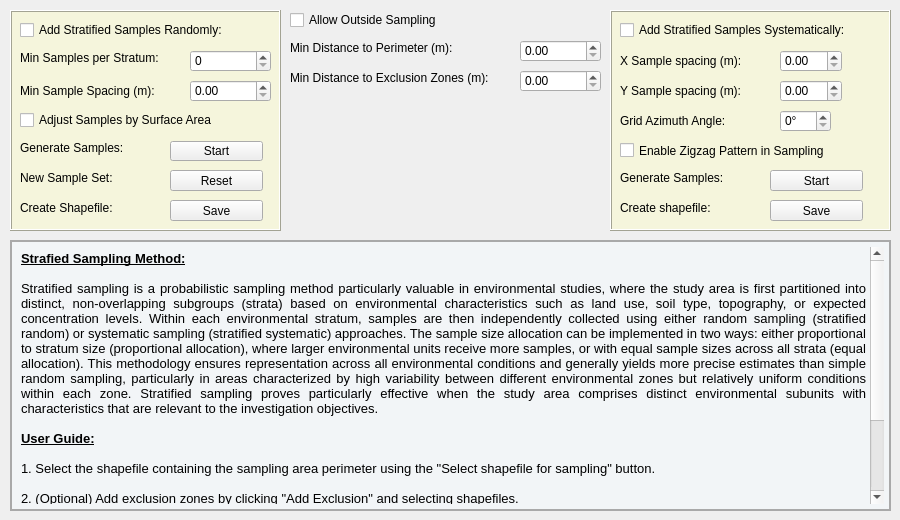
    <widget class="QWidget" name="tab">
     <attribute name="title">
      <string>Stratified</string>
     </attribute>
     <widget class="QFrame" name="frame_8">
      <property name="geometry">
       <rect>
        <x>10</x>
        <y>10</y>
        <width>271</width>
        <height>221</height>
       </rect>
      </property>
      <property name="styleSheet">
       <string notr="true">QFrame {
    background-color: #f5f5dc;
}</string>
      </property>
      <property name="frameShape">
       <enum>QFrame::Box</enum>
      </property>
      <property name="frameShadow">
       <enum>QFrame::Raised</enum>
      </property>
      <widget class="QLabel" name="label_12">
       <property name="geometry">
        <rect>
         <x>10</x>
         <y>40</y>
         <width>161</width>
         <height>16</height>
        </rect>
       </property>
       <property name="text">
        <string>Min Samples per Stratum:</string>
       </property>
      </widget>
      <widget class="QSpinBox" name="spinBoxnumberofstratifiedsamples">
       <property name="geometry">
        <rect>
         <x>180</x>
         <y>40</y>
         <width>81</width>
         <height>22</height>
        </rect>
       </property>
       <property name="maximum">
        <number>10000</number>
       </property>
      </widget>
      <widget class="QLabel" name="label_22">
       <property name="geometry">
        <rect>
         <x>10</x>
         <y>70</y>
         <width>161</width>
         <height>21</height>
        </rect>
       </property>
       <property name="text">
        <string>Min Sample Spacing (m):</string>
       </property>
      </widget>
      <widget class="QDoubleSpinBox" name="doubleSpinBoxdistancestratifiedsamples">
       <property name="geometry">
        <rect>
         <x>180</x>
         <y>70</y>
         <width>81</width>
         <height>22</height>
        </rect>
       </property>
       <property name="maximum">
        <double>100000.000000000000000</double>
       </property>
      </widget>
      <widget class="QPushButton" name="pushButtonstratifiedrandomsave">
       <property name="geometry">
        <rect>
         <x>160</x>
         <y>190</y>
         <width>93</width>
         <height>21</height>
        </rect>
       </property>
       <property name="text">
        <string>Save</string>
       </property>
       <property name="autoDefault">
        <bool>false</bool>
       </property>
      </widget>
      <widget class="QLabel" name="label_30">
       <property name="geometry">
        <rect>
         <x>10</x>
         <y>190</y>
         <width>141</width>
         <height>16</height>
        </rect>
       </property>
       <property name="text">
        <string>Create Shapefile:</string>
       </property>
      </widget>
      <widget class="QPushButton" name="pushButtonstratifiedrandomstart">
       <property name="geometry">
        <rect>
         <x>160</x>
         <y>131</y>
         <width>93</width>
         <height>20</height>
        </rect>
       </property>
       <property name="text">
        <string>Start</string>
       </property>
       <property name="autoDefault">
        <bool>false</bool>
       </property>
      </widget>
      <widget class="QLabel" name="label_31">
       <property name="geometry">
        <rect>
         <x>10</x>
         <y>130</y>
         <width>141</width>
         <height>16</height>
        </rect>
       </property>
       <property name="text">
        <string>Generate Samples:</string>
       </property>
      </widget>
      <widget class="QPushButton" name="pushButtonstratifiedrandomreset">
       <property name="geometry">
        <rect>
         <x>160</x>
         <y>160</y>
         <width>93</width>
         <height>21</height>
        </rect>
       </property>
       <property name="text">
        <string>Reset</string>
       </property>
       <property name="autoDefault">
        <bool>false</bool>
       </property>
      </widget>
      <widget class="QLabel" name="label_32">
       <property name="geometry">
        <rect>
         <x>10</x>
         <y>160</y>
         <width>141</width>
         <height>16</height>
        </rect>
       </property>
       <property name="text">
        <string>New Sample Set:</string>
       </property>
      </widget>
      <widget class="QCheckBox" name="checkBoxaddstratifiedsamplesrandomly">
       <property name="geometry">
        <rect>
         <x>10</x>
         <y>10</y>
         <width>261</width>
         <height>20</height>
        </rect>
       </property>
       <property name="text">
        <string>Add Stratified Samples Randomly:</string>
       </property>
      </widget>
      <widget class="QCheckBox" name="checkBoxadjustsamplesbysurfacearea">
       <property name="geometry">
        <rect>
         <x>10</x>
         <y>100</y>
         <width>251</width>
         <height>20</height>
        </rect>
       </property>
       <property name="text">
        <string>Adjust Samples by Surface Area</string>
       </property>
      </widget>
     </widget>
     <widget class="QLabel" name="label_33">
      <property name="geometry">
       <rect>
        <x>290</x>
        <y>40</y>
        <width>211</width>
        <height>16</height>
       </rect>
      </property>
      <property name="text">
       <string>Min Distance to Perimeter (m):</string>
      </property>
     </widget>
     <widget class="QLabel" name="label_29">
      <property name="geometry">
       <rect>
        <x>290</x>
        <y>70</y>
        <width>231</width>
        <height>16</height>
       </rect>
      </property>
      <property name="text">
       <string>Min Distance to Exclusion Zones (m):</string>
      </property>
     </widget>
     <widget class="QCheckBox" name="checkBoxoutsidesampling_stratified">
      <property name="geometry">
       <rect>
        <x>290</x>
        <y>10</y>
        <width>191</width>
        <height>20</height>
       </rect>
      </property>
      <property name="text">
       <string>Allow Outside Sampling</string>
      </property>
     </widget>
     <widget class="QFrame" name="frame_5">
      <property name="geometry">
       <rect>
        <x>610</x>
        <y>10</y>
        <width>281</width>
        <height>221</height>
       </rect>
      </property>
      <property name="styleSheet">
       <string notr="true">QFrame {
    background-color: #f5f5dc;
}
</string>
      </property>
      <property name="frameShape">
       <enum>QFrame::Box</enum>
      </property>
      <property name="frameShadow">
       <enum>QFrame::Raised</enum>
      </property>
      <widget class="QLabel" name="label_34">
       <property name="geometry">
        <rect>
         <x>10</x>
         <y>160</y>
         <width>131</width>
         <height>16</height>
        </rect>
       </property>
       <property name="text">
        <string>Generate Samples:</string>
       </property>
      </widget>
      <widget class="QPushButton" name="pushButtonstratifiedsystematicstart">
       <property name="geometry">
        <rect>
         <x>160</x>
         <y>160</y>
         <width>93</width>
         <height>21</height>
        </rect>
       </property>
       <property name="text">
        <string>Start</string>
       </property>
       <property name="autoDefault">
        <bool>false</bool>
       </property>
      </widget>
      <widget class="QLabel" name="label_35">
       <property name="geometry">
        <rect>
         <x>10</x>
         <y>190</y>
         <width>131</width>
         <height>16</height>
        </rect>
       </property>
       <property name="text">
        <string>Create shapefile:</string>
       </property>
      </widget>
      <widget class="QPushButton" name="pushButtonstratifiedsystematicsave">
       <property name="geometry">
        <rect>
         <x>160</x>
         <y>190</y>
         <width>93</width>
         <height>21</height>
        </rect>
       </property>
       <property name="text">
        <string>Save</string>
       </property>
       <property name="autoDefault">
        <bool>false</bool>
       </property>
      </widget>
      <widget class="QCheckBox" name="checkBoxaddstratifiedsamplessystematically">
       <property name="geometry">
        <rect>
         <x>10</x>
         <y>10</y>
         <width>261</width>
         <height>20</height>
        </rect>
       </property>
       <property name="text">
        <string>Add Stratified Samples Systematically:</string>
       </property>
      </widget>
      <widget class="QDoubleSpinBox" name="doubleSpinBoxdistancestratifiedysamples">
       <property name="geometry">
        <rect>
         <x>170</x>
         <y>70</y>
         <width>62</width>
         <height>22</height>
        </rect>
       </property>
       <property name="maximum">
        <double>10000.000000000000000</double>
       </property>
      </widget>
      <widget class="QLabel" name="label_36">
       <property name="geometry">
        <rect>
         <x>10</x>
         <y>40</y>
         <width>151</width>
         <height>21</height>
        </rect>
       </property>
       <property name="text">
        <string>X Sample spacing (m):</string>
       </property>
      </widget>
      <widget class="QDoubleSpinBox" name="doubleSpinBoxdistancestratifiedxsamples">
       <property name="geometry">
        <rect>
         <x>170</x>
         <y>40</y>
         <width>62</width>
         <height>22</height>
        </rect>
       </property>
       <property name="maximum">
        <double>10000.000000000000000</double>
       </property>
      </widget>
      <widget class="QLabel" name="label_37">
       <property name="geometry">
        <rect>
         <x>10</x>
         <y>70</y>
         <width>151</width>
         <height>21</height>
        </rect>
       </property>
       <property name="text">
        <string>Y Sample spacing (m):</string>
       </property>
      </widget>
      <widget class="QSpinBox" name="spinBoxanglestratifiedsystematically">
       <property name="geometry">
        <rect>
         <x>170</x>
         <y>100</y>
         <width>51</width>
         <height>22</height>
        </rect>
       </property>
       <property name="suffix">
        <string>°</string>
       </property>
       <property name="maximum">
        <number>180</number>
       </property>
      </widget>
      <widget class="QLabel" name="label_38">
       <property name="geometry">
        <rect>
         <x>10</x>
         <y>100</y>
         <width>151</width>
         <height>21</height>
        </rect>
       </property>
       <property name="text">
        <string>Grid Azimuth Angle: </string>
       </property>
      </widget>
      <widget class="QCheckBox" name="checkBoxstratifiedsampling_zigzagsystematic">
       <property name="geometry">
        <rect>
         <x>10</x>
         <y>130</y>
         <width>251</width>
         <height>21</height>
        </rect>
       </property>
       <property name="text">
        <string>Enable Zigzag Pattern in Sampling</string>
       </property>
      </widget>
     </widget>
     <widget class="QDoubleSpinBox" name="doubleSpinBoxdistancestratifiedperimeter">
      <property name="geometry">
       <rect>
        <x>520</x>
        <y>40</y>
        <width>81</width>
        <height>22</height>
       </rect>
      </property>
      <property name="maximum">
       <double>100000.000000000000000</double>
      </property>
     </widget>
     <widget class="QDoubleSpinBox" name="doubleSpinBoxdistancestratifiedexclusion">
      <property name="geometry">
       <rect>
        <x>520</x>
        <y>70</y>
        <width>81</width>
        <height>22</height>
       </rect>
      </property>
      <property name="maximum">
       <double>100000.000000000000000</double>
      </property>
     </widget>
     <widget class="QTextEdit" name="textEdit_4">
      <property name="geometry">
       <rect>
        <x>10</x>
        <y>240</y>
        <width>881</width>
        <height>271</height>
       </rect>
      </property>
      <property name="styleSheet">
       <string notr="true">QTextEdit {
    background-color: #f2f5f7;
    border: none;  /* Elimina el borde predeterminado */
    padding: 5px;
}

QTextEdit {
    border: 2px solid #A9A9A9;  /* Añade un borde personalizado */
}</string>
      </property>
      <property name="frameShape">
       <enum>QFrame::Box</enum>
      </property>
      <property name="lineWidth">
       <number>2</number>
      </property>
      <property name="html">
       <string>&lt;!DOCTYPE HTML PUBLIC &quot;-//W3C//DTD HTML 4.0//EN&quot; &quot;http://www.w3.org/TR/REC-html40/strict.dtd&quot;&gt;
&lt;html&gt;&lt;head&gt;&lt;meta name=&quot;qrichtext&quot; content=&quot;1&quot; /&gt;&lt;style type=&quot;text/css&quot;&gt;
p, li { white-space: pre-wrap; }
&lt;/style&gt;&lt;/head&gt;&lt;body style=&quot; font-family:'MS Shell Dlg 2'; font-size:8.25pt; font-weight:400; font-style:normal;&quot;&gt;
&lt;p style=&quot; margin-top:0px; margin-bottom:0px; margin-left:0px; margin-right:0px; -qt-block-indent:0; text-indent:0px;&quot;&gt;&lt;span style=&quot; font-size:10pt; font-weight:600; text-decoration: underline;&quot;&gt;Strafied Sampling Method:&lt;/span&gt;&lt;/p&gt;
&lt;p align=&quot;justify&quot; style=&quot;-qt-paragraph-type:empty; margin-top:0px; margin-bottom:0px; margin-left:0px; margin-right:0px; -qt-block-indent:0; text-indent:0px; font-size:10pt;&quot;&gt;&lt;br /&gt;&lt;/p&gt;
&lt;p align=&quot;justify&quot; style=&quot; margin-top:0px; margin-bottom:0px; margin-left:0px; margin-right:0px; -qt-block-indent:0; text-indent:0px;&quot;&gt;&lt;span style=&quot; font-size:10pt;&quot;&gt;Stratified sampling is a probabilistic sampling method particularly valuable in environmental studies, where the study area is first partitioned into distinct, non-overlapping subgroups (strata) based on environmental characteristics such as land use, soil type, topography, or expected concentration levels. Within each environmental stratum, samples are then independently collected using either random sampling (stratified random) or systematic sampling (stratified systematic) approaches. The sample size allocation can be implemented in two ways: either proportional to stratum size (proportional allocation), where larger environmental units receive more samples, or with equal sample sizes across all strata (equal allocation). This methodology ensures representation across all environmental conditions and generally yields more precise estimates than simple random sampling, particularly in areas characterized by high variability between different environmental zones but relatively uniform conditions within each zone. Stratified sampling proves particularly effective when the study area comprises distinct environmental subunits with characteristics that are relevant to the investigation objectives.&lt;/span&gt;&lt;/p&gt;
&lt;p align=&quot;justify&quot; style=&quot;-qt-paragraph-type:empty; margin-top:0px; margin-bottom:0px; margin-left:0px; margin-right:0px; -qt-block-indent:0; text-indent:0px; font-size:10pt;&quot;&gt;&lt;br /&gt;&lt;/p&gt;
&lt;p align=&quot;justify&quot; style=&quot; margin-top:0px; margin-bottom:0px; margin-left:0px; margin-right:0px; -qt-block-indent:0; text-indent:0px;&quot;&gt;&lt;span style=&quot; font-size:10pt; font-weight:600; text-decoration: underline;&quot;&gt;User Guide:&lt;/span&gt;&lt;/p&gt;
&lt;p align=&quot;justify&quot; style=&quot;-qt-paragraph-type:empty; margin-top:0px; margin-bottom:0px; margin-left:0px; margin-right:0px; -qt-block-indent:0; text-indent:0px; font-size:10pt;&quot;&gt;&lt;br /&gt;&lt;/p&gt;
&lt;p align=&quot;justify&quot; style=&quot; margin-top:0px; margin-bottom:0px; margin-left:0px; margin-right:0px; -qt-block-indent:0; text-indent:0px;&quot;&gt;&lt;span style=&quot; font-size:10pt;&quot;&gt;1. Select the shapefile containing the sampling area perimeter using the &amp;quot;Select shapefile for sampling&amp;quot; button.&lt;/span&gt;&lt;/p&gt;
&lt;p align=&quot;justify&quot; style=&quot;-qt-paragraph-type:empty; margin-top:0px; margin-bottom:0px; margin-left:0px; margin-right:0px; -qt-block-indent:0; text-indent:0px; font-size:10pt;&quot;&gt;&lt;br /&gt;&lt;/p&gt;
&lt;p align=&quot;justify&quot; style=&quot; margin-top:0px; margin-bottom:0px; margin-left:0px; margin-right:0px; -qt-block-indent:0; text-indent:0px;&quot;&gt;&lt;span style=&quot; font-size:10pt;&quot;&gt;2. (Optional) Add exclusion zones by clicking &amp;quot;Add Exclusion&amp;quot; and selecting shapefiles.&lt;/span&gt;&lt;/p&gt;
&lt;p align=&quot;justify&quot; style=&quot;-qt-paragraph-type:empty; margin-top:0px; margin-bottom:0px; margin-left:0px; margin-right:0px; -qt-block-indent:0; text-indent:0px; font-size:10pt;&quot;&gt;&lt;br /&gt;&lt;/p&gt;
&lt;p align=&quot;justify&quot; style=&quot; margin-top:0px; margin-bottom:0px; margin-left:0px; margin-right:0px; -qt-block-indent:0; text-indent:0px;&quot;&gt;&lt;span style=&quot; font-size:10pt;&quot;&gt;3. Set the sample label prefix in the &amp;quot;Sample Label&amp;quot; field and click &amp;quot;Save Label&amp;quot;.&lt;/span&gt;&lt;/p&gt;
&lt;p align=&quot;justify&quot; style=&quot;-qt-paragraph-type:empty; margin-top:0px; margin-bottom:0px; margin-left:0px; margin-right:0px; -qt-block-indent:0; text-indent:0px; font-size:10pt;&quot;&gt;&lt;br /&gt;&lt;/p&gt;
&lt;p align=&quot;justify&quot; style=&quot; margin-top:0px; margin-bottom:0px; margin-left:0px; margin-right:0px; -qt-block-indent:0; text-indent:0px;&quot;&gt;&lt;span style=&quot; font-size:10pt;&quot;&gt;4. Choose a symbol for sample points from the symbol dropdown and click &amp;quot;Save Symbol&amp;quot;.&lt;/span&gt;&lt;/p&gt;
&lt;p align=&quot;justify&quot; style=&quot;-qt-paragraph-type:empty; margin-top:0px; margin-bottom:0px; margin-left:0px; margin-right:0px; -qt-block-indent:0; text-indent:0px; font-size:10pt;&quot;&gt;&lt;br /&gt;&lt;/p&gt;
&lt;p align=&quot;justify&quot; style=&quot; margin-top:0px; margin-bottom:0px; margin-left:0px; margin-right:0px; -qt-block-indent:0; text-indent:0px;&quot;&gt;&lt;span style=&quot; font-size:10pt;&quot;&gt;5. Add samples by selecting either 'Add Stratified Samples Randomly' or 'Add Stratified Samples Systematically' and follow the on-screen instructions.&lt;/span&gt;&lt;/p&gt;&lt;/body&gt;&lt;/html&gt;</string>
      </property>
     </widget>
    </widget>
